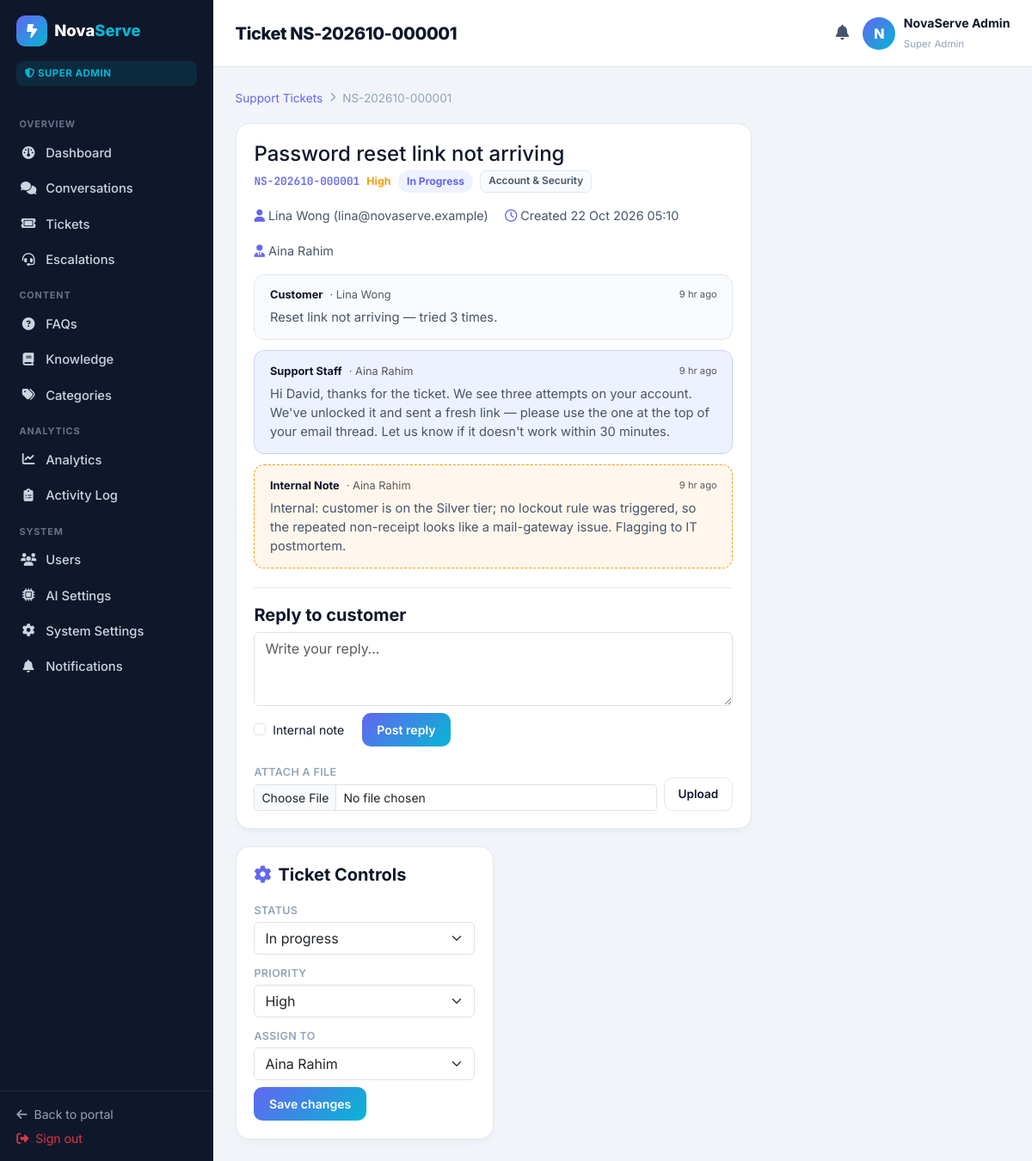
/admin/ticket_view.php?id=1 (signed in), run on the app's committed database.
### tables this page shows
CREATE TABLE users (
  id            INT UNSIGNED AUTO_INCREMENT PRIMARY KEY,
  role          ENUM('super_admin','staff','content_mgr','customer') NOT NULL DEFAULT 'customer',
  name          VARCHAR(120) NOT NULL,
  email         VARCHAR(160) NOT NULL UNIQUE,
  phone         VARCHAR(40)  NULL,
  password      VARCHAR(255) NOT NULL,
  status        ENUM('active','disabled','pending') NOT NULL DEFAULT 'active',
  last_login_at DATETIME NULL,
  created_at    DATETIME NOT NULL DEFAULT CURRENT_TIMESTAMP,
  updated_at    DATETIME NOT NULL DEFAULT CURRENT_TIMESTAMP ON UPDATE CURRENT_TIMESTAMP,
  INDEX idx_users_role (role),
  INDEX idx_users_status (status)
);

CREATE TABLE support_tickets (
  id             INT UNSIGNED AUTO_INCREMENT PRIMARY KEY,
  ticket_no      VARCHAR(40) NOT NULL UNIQUE,
  customer_id    INT UNSIGNED NOT NULL,
  subject        VARCHAR(200) NOT NULL,
  category_id    INT UNSIGNED NULL,
  description    TEXT NOT NULL,
  priority       ENUM('low','medium','high','urgent') NOT NULL DEFAULT 'medium',
  status         ENUM('open','pending','in_progress','resolved','closed') NOT NULL DEFAULT 'open',
  assigned_to    INT UNSIGNED NULL,
  created_at     DATETIME NOT NULL DEFAULT CURRENT_TIMESTAMP,
  updated_at     DATETIME NOT NULL DEFAULT CURRENT_TIMESTAMP ON UPDATE CURRENT_TIMESTAMP,
  CONSTRAINT fk_tick_customer FOREIGN KEY (customer_id) REFERENCES users(id) ON DELETE CASCADE,
  CONSTRAINT fk_tick_assigned FOREIGN KEY (assigned_to) REFERENCES users(id) ON DELETE SET NULL,
  CONSTRAINT fk_tick_cat FOREIGN KEY (category_id) REFERENCES categories(id) ON DELETE SET NULL,
  INDEX idx_tick_status (status),
  INDEX idx_tick_customer (customer_id)
);

CREATE TABLE categories (
  id       INT UNSIGNED AUTO_INCREMENT PRIMARY KEY,
  name     VARCHAR(120) NOT NULL UNIQUE,
  scope    ENUM('faq','knowledge','both') NOT NULL DEFAULT 'both',
  sort     INT NOT NULL DEFAULT 0,
  is_active TINYINT(1) NOT NULL DEFAULT 1,
  created_at DATETIME NOT NULL DEFAULT CURRENT_TIMESTAMP
);

CREATE TABLE ticket_messages (
  id            INT UNSIGNED AUTO_INCREMENT PRIMARY KEY,
  ticket_id     INT UNSIGNED NOT NULL,
  sender_type   ENUM('customer','staff','system') NOT NULL,
  sender_id     INT UNSIGNED NULL,
  body          TEXT NOT NULL,
  is_internal   TINYINT(1) NOT NULL DEFAULT 0,
  created_at    DATETIME NOT NULL DEFAULT CURRENT_TIMESTAMP,
  CONSTRAINT fk_tm_tick FOREIGN KEY (ticket_id) REFERENCES support_tickets(id) ON DELETE CASCADE,
  CONSTRAINT fk_tm_sender FOREIGN KEY (sender_id) REFERENCES users(id) ON DELETE CASCADE,
  INDEX idx_tm_tick (ticket_id, created_at)
);

### includes/bootstrap.php (called while the page is built, shortened)
<?php
require_once __DIR__ . '/../config/db.php';
function app_base(): string
{
    if (defined('APP_URL') && APP_URL !== '') {
        return APP_URL;
    }
    $script = str_replace('\\', '/', dirname($_SERVER['SCRIPT_NAME'] ?? '/'));
    return rtrim($script, '/');
}

### includes/helpers.php (called while the page is built, shortened)
<?php
require_once __DIR__ . '/bootstrap.php';
function e(?string $value): string
{
    return htmlspecialchars((string) $value, ENT_QUOTES | ENT_SUBSTITUTE, 'UTF-8');
}
function url(string $path = ''): string
{
    $base = rtrim(app_base(), '/');
    return $base . '/' . $path;
}
function fmt_date(?string $ts, string $format = 'd M Y H:i'): string
{
    try {
        return date($format, strtotime($ts));
    } catch (Exception $ex) {
        return $ts;
    }
}
function time_ago(?string $ts): string
{
    $diff = time() - strtotime($ts);
    if ($diff < 86400) return floor($diff / 3600) . ' hr ago';
    return fmt_date($ts, 'd M Y H:i');
}

### config/db.php (called while the page is built, shortened)
<?php
function db(): PDO
{
    static $pdo = null;
    if ($pdo instanceof PDO) {
        return $pdo;
    }
    $cfgFile = __DIR__ . '/install_config.php';
    if (is_file($cfgFile)) {
        $cfg = require $cfgFile;
        $host = $cfg['db_host'] ?? DB_HOST;
        $port = $cfg['db_port'] ?? DB_PORT;
        $name = $cfg['db_name'] ?? DB_NAME;
        $user = $cfg['db_user'] ?? DB_USER;
        $pass = $cfg['db_pass'] ?? DB_PASS;
    } else {
        $host = DB_HOST;
        $port = DB_PORT;
        $name = DB_NAME;
        $user = DB_USER;
        $pass = DB_PASS;
    }
    $dsn = "mysql:host={$host};port={$port};dbname={$name};charset=utf8mb4";
    try {
        $pdo = new PDO($dsn, $user, $pass, [
            PDO::ATTR_ERRMODE            => PDO::ERRMODE_EXCEPTION,
            PDO::ATTR_DEFAULT_FETCH_MODE => PDO::FETCH_ASSOC,
            PDO::ATTR_EMULATE_PREPARES   => false,
        ]);
    } catch (PDOException $e) {
        error_log('DB connection failed: ' . $e->getMessage());
        http_response_code(500);
        if (APP_DEBUG) {
            exit('Database connection failed: ' . htmlspecialchars($e->getMessage()));
        }
        exit('Something went wrong. Please try again later.');
    }
    return $pdo;
}

### includes/auth.php (called while the page is built, shortened)
<?php
require_once __DIR__ . '/helpers.php';
function role_label(string $role): string
{
    return match ($role) {
        'super_admin' => 'Super Admin',
        'staff'       => 'Support Staff',
        'content_mgr' => 'Content Manager',
        default       => 'Customer',
    };
}
function current_user(): ?array
{
    static $cached = null;
    if ($cached !== null) {
        return $cached['id'] == $_SESSION['user_id'] ? $cached['row'] : null;
    }
    try {
        $stmt = db()->prepare('SELECT * FROM users WHERE id = :id AND status = "active" LIMIT 1');
        $stmt->execute([':id' => $_SESSION['user_id']]);
        $row = $stmt->fetch() ?: null;
    } catch (Throwable $e) {
        $row = null;
    }
    $cached = ['id' => $_SESSION['user_id'], 'row' => $row];
    return $row;
}
function require_role(string ...$roles): void
{
    $u = current_user();
}

### admin/ticket_view.php (the view, shortened to what this page needs)
<?php
require_once __DIR__ . '/../includes/auth.php';
require_role('super_admin','staff');
$pdo = db();
$id = (int) ($_GET['id'] ?? 0);
$stmt = $pdo->prepare('SELECT t.*, u.name AS customer_name, u.email AS customer_email, c.name AS category_name, u2.name AS assigned_name
    FROM support_tickets t LEFT JOIN users u ON u.id = t.customer_id
    LEFT JOIN users u2 ON u2.id = t.assigned_to LEFT JOIN categories c ON c.id = t.category_id WHERE t.id = :id');
$stmt->execute([':id' => $id]);
$t = $stmt->fetch();
$mStmt = $pdo->prepare('SELECT tm.*, u.name AS sender_name FROM ticket_messages tm LEFT JOIN users u ON u.id = tm.sender_id WHERE tm.ticket_id = :id ORDER BY tm.created_at, tm.id');
$mStmt->execute([':id' => $id]);
$messages = $mStmt->fetchAll();
$staffList = $pdo->query("SELECT id, name FROM users WHERE role IN ('staff','super_admin') AND status = 'active' ORDER BY name")->fetchAll();
$pageTitle = 'Ticket ' . $t['ticket_no'];
require __DIR__ . '/../includes/admin_header.php';
?>
<nav class="ns-breadcrumb">
  <a href="<?= url('admin/tickets.php') ?>">Support Tickets</a><i class="fa-solid fa-chevron-right"></i><span><?= e($t['ticket_no']) ?></span>
</nav>
<div class="ns-admin-row">
  <div class="col-12 col-xl-8">
    <div class="ns-card">
      <div class="ns-card-head">
        <div>
          <h4 class="mb-1"><?= e($t['subject']) ?></h4>
          <div class="ns-ticket-tags">
            <span class="ns-ticket-no"><?= e($t['ticket_no']) ?></span>
            <span class="prio-<?= $t['priority'] ?>"><?= e(ucfirst($t['priority'])) ?></span>
            <span class="ns-status-badge"><?= e(str_replace('_',' ', $t['status'])) ?></span>
            <span class="ns-tag-mute"><?= e($t['category_name'] ?: 'General') ?></span>
          </div>
        </div>
      </div>
      <div class="ns-card-body">
        <div class="ns-detail-meta mb-3">
          <span><i class="fa-solid fa-user me-1"></i><?= e($t['customer_name'] ?: '—') ?> (<?= e($t['customer_email'] ?: '—') ?>)</span>
          <span><i class="fa-regular fa-clock me-1"></i>Created <?= fmt_date($t['created_at']) ?></span>
          <?php if ($t['assigned_name']): ?><span><i class="fa-solid fa-user-tie me-1"></i><?= e($t['assigned_name']) ?></span><?php endif; ?>
        </div>
        <div class="ns-msg-thread">
          <?php foreach ($messages as $m):
            $cls = $m['is_internal'] ? 'is-internal' : ($m['sender_type'] === 'staff' ? 'is-staff' : 'is-customer');
          ?>
            <div class="ns-thread-msg <?= $cls ?>">
              <div class="ns-thread-head">
                <strong><?= $m['sender_type'] === 'customer' ? 'Customer' : ($m['is_internal'] ? 'Internal Note' : 'Support Staff') ?></strong>
                <?php if ($m['sender_name']): ?><span class="text-muted">· <?= e($m['sender_name']) ?></span><?php endif; ?>
                <small class="text-muted ms-auto"><?= time_ago($m['created_at']) ?></small>
              </div>
              <div class="ns-thread-body"><?= nl2br(e($m['body'])) ?></div>
            </div>
          <?php endforeach; ?>
        </div>
        <div class="ns-reply-box">
          <h5 class="ns-h3">Reply to customer</h5>
          <form method="post" class="row g-2">
            <div class="col-12"><textarea name="body" rows="3" class="form-control" placeholder="Write your reply…" required></textarea></div>
            <div class="col-12">
              <label class="form-check-label small me-3"><input type="checkbox" name="internal_note" class="form-check-input me-1"> Internal note</label>
              <button class="ns-btn-cta btn-sm" type="submit">Post reply</button>
            </div>
          </form>
          <form method="post" enctype="multipart/form-data" class="ns-upload-form">
            <div class="d-flex gap-2 align-items-end">
              <div class="flex-grow-1">
                <label class="form-label small mb-1">Attach a file</label>
                <input type="file" name="attachment" class="form-control form-control-sm">
              </div>
              <button class="ns-btn-ghost btn-sm" type="submit">Upload</button>
            </div>
          </form>
        </div>
      </div>
    </div>
  </div>
  <div class="col-12 col-xl-4">
    <div class="ns-card ns-sticky">
      <div class="ns-card-head"><h5><i class="fa-solid fa-gear me-2"></i>Ticket Controls</h5></div>
      <form method="post" class="row g-2">
        <div class="col-12"><label class="form-label small">Status</label>
          <select name="status" class="form-select">
            <?php foreach (['open','pending','in_progress','resolved','closed'] as $s): ?>
              <option value="<?= $s ?>" <?= $t['status']===$s?'selected':'' ?>><?= e(ucfirst(str_replace('_',' ',$s))) ?></option>
            <?php endforeach; ?>
          </select></div>
        <div class="col-12"><label class="form-label small">Priority</label>
          <select name="priority" class="form-select">
            <?php foreach (['low','medium','high','urgent'] as $p): ?>
              <option value="<?= $p ?>" <?= $t['priority']===$p?'selected':'' ?>><?= e(ucfirst($p)) ?></option>
            <?php endforeach; ?>
          </select></div>
        <div class="col-12"><label class="form-label small">Assign to</label>
          <select name="assigned_to" class="form-select">
            <?php foreach ($staffList as $s): ?><option value="<?= $s['id'] ?>" <?= (int)$t['assigned_to']===(int)$s['id']?'selected':'' ?>><?= e($s['name']) ?></option><?php endforeach; ?>
          </select></div>
        <div class="col-12"><button class="ns-btn-cta" type="submit">Save changes</button></div>
      </form>
    </div>
  </div>
</div>
<?php require __DIR__ . '/../includes/admin_footer.php'; ?>

### includes/admin_header.php (shortened to what this page needs)
<?php
require_once __DIR__ . '/auth.php';
$u = current_user();
$pageTitle = $pageTitle ?? 'Dashboard';
$active = basename($_SERVER['SCRIPT_NAME']);
$nav = [
    'Overview' => [
        ['index.php','Dashboard','fa-gauge'],
        ['conversations.php','Conversations','fa-comments'],
        ['tickets.php','Tickets','fa-ticket'],
        ['escalations.php','Escalations','fa-headset'],
    ],
    'Content' => [
        ['faqs.php','FAQs','fa-circle-question'],
        ['knowledge.php','Knowledge','fa-book'],
        ['categories.php','Categories','fa-tags'],
    ],
    'Analytics' => [
        ['analytics.php','Analytics','fa-chart-line'],
        ['logs.php','Activity Log','fa-clipboard-list'],
    ],
];
if (in_array($u['role'], ['super_admin'], true)) {
    $nav['System'] = [
        ['users.php','Users','fa-users'],
        ['ai_settings.php','AI Settings','fa-microchip'],
        ['settings.php','System Settings','fa-gear'],
        ['notifications.php','Notifications','fa-bell'],
    ];
}
if (in_array($u['role'], ['content_mgr','super_admin'], true)) {
    $nav['Content'] = array_merge($nav['Content'], []);
}
?>
<!doctype html>
<html lang="en"><head>
<link href="https://cdn.jsdelivr.net/npm/bootstrap@5.3.3/dist/css/bootstrap.min.css" rel="stylesheet">
<link href="https://cdnjs.cloudflare.com/ajax/libs/font-awesome/6.5.1/css/all.min.css" rel="stylesheet">
<link href="<?= url('assets/css/admin.css') ?>" rel="stylesheet">
</head>
<body class="ns-admin">
<div class="ns-admin-shell">
  <aside class="ns-admin-side">
    <div class="ns-admin-brand">
      <span class="ns-brand-mark"><i class="fa-solid fa-bolt-lightning"></i></span>
      <span class="ns-brand-text">Nova<span>Serve</span></span>
    </div>
    <div class="ns-admin-role-badge"><i class="fa-solid fa-shield-halved"></i> <?= e(role_label($u['role'])) ?></div>
    <nav class="ns-admin-nav">
      <?php foreach ($nav as $group => $items): ?>
        <div class="ns-nav-group"><?= e($group) ?></div>
        <?php foreach ($items as $item):
          [$file, $label, $ico] = $item;
          $isActive = ($active === $file) || ($file === 'index.php' && $active === 'admin.php');
        ?>
        <a class="ns-admin-link <?= $isActive ? 'is-active' : '' ?>" href="<?= url('admin/' . $file) ?>">
          <i class="fa-solid <?= e($ico) ?>"></i> <?= e($label) ?>
        </a>
        <?php endforeach; ?>
      <?php endforeach; ?>
    </nav>
    <div class="ns-admin-side-foot">
      <a href="<?= url('index.php') ?>"><i class="fa-solid fa-arrow-left me-1"></i> Back to portal</a>
      <a href="<?= url('logout.php') ?>" class="text-danger"><i class="fa-solid fa-right-from-bracket me-1"></i> Sign out</a>
    </div>
  </aside>
  <main class="ns-admin-main">
    <header class="ns-admin-topbar">
      <div class="d-flex align-items-center gap-3">
        <h1 class="ns-admin-title mb-0"><?= e($pageTitle) ?></h1>
      </div>
      <div class="d-flex align-items-center gap-3">
        <a class="ns-admin-bell" href="<?= url('admin/notifications.php') ?>" title="Notifications">
          <i class="fa-solid fa-bell"></i>
        </a>
        <div class="ns-admin-user">
          <span class="ns-avatar"><?= e(ucwords(explode(' ', $u['name'])[0])[0]) ?></span>
          <div class="ns-admin-user-meta"><strong><?= e($u['name']) ?></strong><small><?= e(role_label($u['role'])) ?></small></div>
        </div>
      </div>
    </header>
    <div class="ns-admin-content">

### data on the page
users: role "SUPER ADMIN", name "N", name "NovaServe Admin", role "Super Admin"
support_tickets: ticket_no "NS-202610-000001", subject "Password reset link not arriving", priority "High", status "In Progress", category.name "Account & Security", customer.name "Lina Wong", customer.email "lina@novaserve.example", created_at "22 Oct 2026 05:10", assigned_to.name "Aina Rahim", status "In progress", assigned_to "Aina Rahim"
ticket_messages: sender_type "Customer", sender.name "Lina Wong", created_at "9 hr ago", body "Reset link not arriving — tried 3 times."
ticket_messages: sender_type "Support Staff", sender.name "Aina Rahim", created_at "9 hr ago", body "Hi David, thanks for the ticket. We see three attempts on your account. We've unlocked it and sent a fresh link — please use the one at the top of your email thread. Let us know if it doesn't work within 30 minutes."
ticket_messages: sender_type "Internal Note", sender.name "Aina Rahim", created_at "9 hr ago", body "Internal: customer is on the Silver tier; no lockout rule was triggered, so the repeated non-receipt looks like a mail-gateway issue. Flagging to IT postmortem."

### other printed values
$group "OVERVIEW"
$label "Dashboard"
$label "Conversations"
$label "Tickets"
$label "Escalations"
$group "CONTENT"
$label "FAQs"
$label "Knowledge"
$label "Categories"
$group "ANALYTICS"
$label "Analytics"
$label "Activity Log"
$group "SYSTEM"
$label "Users"
$label "AI Settings"
